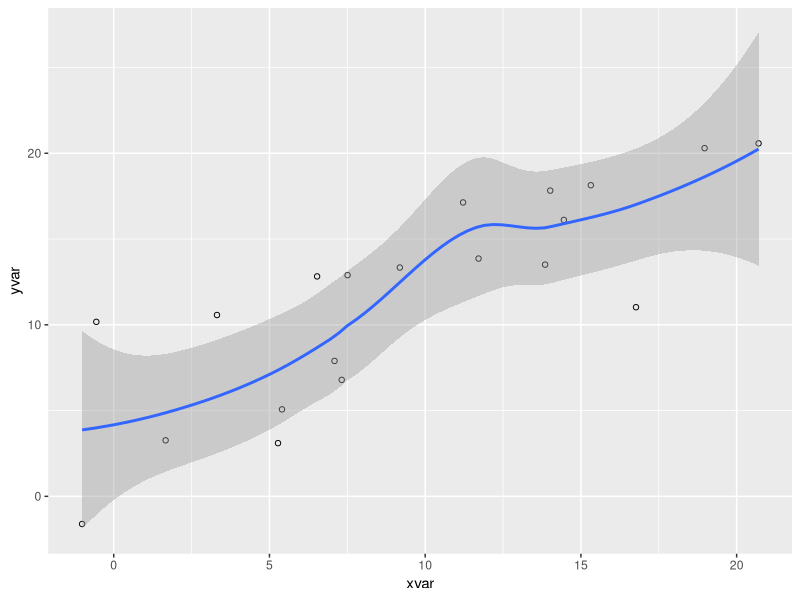

Source code (R):
## ---- chunk 1
summary(cars)
## ---- chunk 2
#| label: fig-pressure
#| fig-cap: "Pressure"
#| code-fold: true

library(ggplot2)
dat <- data.frame(cond = rep(c("A", "B"), each=10),
                  xvar = 1:20 + rnorm(20,sd=3),
                  yvar = 1:20 + rnorm(20,sd=3))

ggplot(dat, aes(x=xvar, y=yvar)) +
    geom_point(shape=1) + 
    geom_smooth() 
## ---- chunk 3
knitr::kable(head(ggplot2::diamonds))
